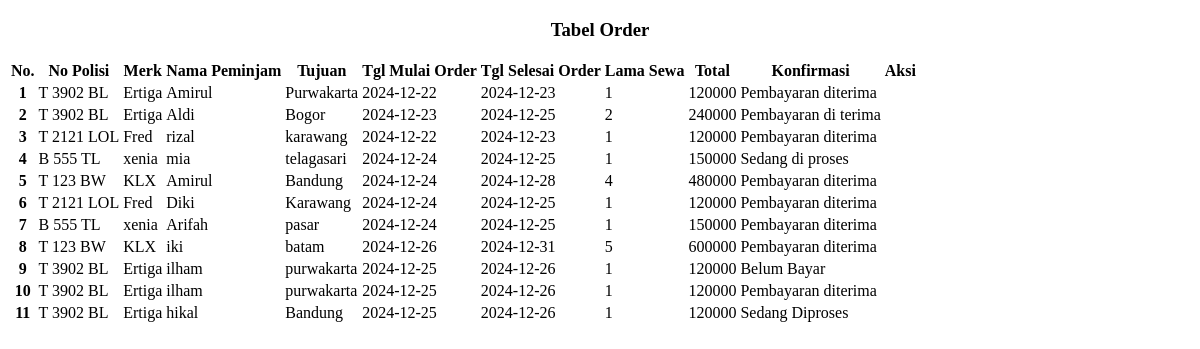
The app's page /admin/order.php with its own data.
### tables this page shows
CREATE TABLE `sewa` (
  `id_sewa` int NOT NULL,
  `id_mobil` int DEFAULT NULL,
  `id_user` int NOT NULL,
  `nama_sewa` varchar(90) NOT NULL,
  `ktp` varchar(25) NOT NULL,
  `jenkel_sewa` varchar(20) NOT NULL,
  `alamat` varchar(90) NOT NULL,
  `tlp_sewa` varchar(20) NOT NULL,
  `tujuan` varchar(90) NOT NULL,
  `tgl_sewa` date NOT NULL,
  `tgl_kembali` date NOT NULL,
  `lama` int NOT NULL,
  `harga_total` double NOT NULL,
  `konf_pembayaran` varchar(255) NOT NULL
);

CREATE TABLE `mobil` (
  `id_mobil` int NOT NULL,
  `no_polisi` varchar(12) NOT NULL,
  `merk` varchar(90) NOT NULL,
  `tahun` varchar(10) NOT NULL,
  `harga` double NOT NULL,
  `s_mobil` varchar(20) NOT NULL,
  `poto` varchar(255) DEFAULT NULL,
  `deskripsi` varchar(255) DEFAULT NULL,
  `created_at` datetime NOT NULL DEFAULT CURRENT_TIMESTAMP
);

### admin/order.php (the view, shortened to what this page needs)
<!DOCTYPE html>
<html lang="en">
<head>
</head>
<body>
    <div class="container">
        <div class="row mt-5">
            <div class="col-md-12">
                <div class="card m-3">
                    <div class="card-body">
                        <h3>Tabel Order</h3>
                        <div class="table-responsive">
                            <table class="table table-striped table-hover table-bordered table-sm">
                                <thead>
                                    <tr>
                                        <th>No.</th>
                                        <th>No Polisi</th>
                                        <th>Merk</th>
                                        <th>Nama Peminjam</th>
                                        <th>Tujuan</th>
                                        <th>Tgl Mulai Order</th>
                                        <th>Tgl Selesai Order</th>
                                        <th>Lama Sewa</th>
                                        <th>Total</th>
                                        <th>Konfirmasi</th>
                                        <th>Aksi</th>
                                    </tr>
                                </thead>
                                <tbody>
                                    <?php
                                    include("../db/koneksi.php");
                                    $cari = mysqli_query($konek, "SELECT * FROM mobil, sewa WHERE mobil.id_mobil = sewa.id_mobil") or die(mysqli_error($konek));
                                    $no = 1;
                                    while ($data = mysqli_fetch_array($cari)) {
                                        ?>
                                        <tr>
                                            <th scope="row"><?php echo $no; ?></th>
                                            <td><?php echo $data['no_polisi']; ?></td>
                                            <td><?php echo $data['merk']; ?></td>
                                            <td><?php echo $data['nama_sewa']; ?></td>
                                            <td><?php echo $data['tujuan']; ?></td>
                                            <td><?php echo $data['tgl_sewa']; ?></td>
                                            <td><?php echo $data['tgl_kembali']; ?></td>
                                            <td><?php echo $data['lama']; ?></td>
                                            <td><?php echo $data['harga_total']; ?></td>
                                            <td><?php echo $data['konf_pembayaran']; ?></td>
                                            <td>
                                            </td>
                                        </tr>
                                        <?php
                                        $no++;
                                    }
                                    ?>
                                </tbody>
                            </table>
                        </div>
                    </div>
                </div>
            </div>
        </div>
    </div>
</body>
</html>

### admin/order.php (style rules this page uses)
h3 { color: #000; text-align: center; }
.table td, .table th { white-space: nowrap; overflow: hidden; text-overflow: ellipsis; }
.table-responsive { overflow-x: auto; }

### records on screen
sewa: id_mobil.no_polisi "T 3902 BL", id_mobil.merk "Ertiga", nama_sewa "Amirul", tujuan "Purwakarta", tgl_sewa "2024-12-22", tgl_kembali "2024-12-23", lama "1", harga_total "120000", konf_pembayaran "Pembayaran diterima"
sewa: id_mobil.no_polisi "T 3902 BL", id_mobil.merk "Ertiga", nama_sewa "Aldi", tujuan "Bogor", tgl_sewa "2024-12-23", tgl_kembali "2024-12-25", lama "2", harga_total "240000", konf_pembayaran "Pembayaran di terima"
sewa: id_mobil.no_polisi "T 2121 LOL", id_mobil.merk "Fred", nama_sewa "rizal", tujuan "karawang", tgl_sewa "2024-12-22", tgl_kembali "2024-12-23", lama "1", harga_total "120000", konf_pembayaran "Pembayaran diterima"
sewa: id_mobil.no_polisi "B 555 TL", id_mobil.merk "xenia", nama_sewa "mia", tujuan "telagasari", tgl_sewa "2024-12-24", tgl_kembali "2024-12-25", lama "1", harga_total "150000", konf_pembayaran "Sedang di proses"
sewa: id_mobil.no_polisi "T 123 BW", id_mobil.merk "KLX", nama_sewa "Amirul", tujuan "Bandung", tgl_sewa "2024-12-24", tgl_kembali "2024-12-28", lama "4", harga_total "480000", konf_pembayaran "Pembayaran diterima"
sewa: id_mobil.no_polisi "T 2121 LOL", id_mobil.merk "Fred", nama_sewa "Diki", tujuan "Karawang", tgl_sewa "2024-12-24", tgl_kembali "2024-12-25", lama "1", harga_total "120000", konf_pembayaran "Pembayaran diterima"
sewa: id_mobil.no_polisi "B 555 TL", id_mobil.merk "xenia", nama_sewa "Arifah", tujuan "pasar", tgl_sewa "2024-12-24", tgl_kembali "2024-12-25", lama "1", harga_total "150000", konf_pembayaran "Pembayaran diterima"
sewa: id_mobil.no_polisi "T 123 BW", id_mobil.merk "KLX", nama_sewa "iki", tujuan "batam", tgl_sewa "2024-12-26", tgl_kembali "2024-12-31", lama "5", harga_total "600000", konf_pembayaran "Pembayaran diterima"
sewa: id_mobil.no_polisi "T 3902 BL", id_mobil.merk "Ertiga", nama_sewa "ilham", tujuan "purwakarta", tgl_sewa "2024-12-25", tgl_kembali "2024-12-26", lama "1", harga_total "120000", konf_pembayaran "Belum Bayar"
sewa: id_mobil.no_polisi "T 3902 BL", id_mobil.merk "Ertiga", nama_sewa "ilham", tujuan "purwakarta", tgl_sewa "2024-12-25", tgl_kembali "2024-12-26", lama "1", harga_total "120000", konf_pembayaran "Pembayaran diterima"
sewa: id_mobil.no_polisi "T 3902 BL", id_mobil.merk "Ertiga", nama_sewa "hikal", tujuan "Bandung", tgl_sewa "2024-12-25", tgl_kembali "2024-12-26", lama "1", harga_total "120000", konf_pembayaran "Sedang Diproses"
